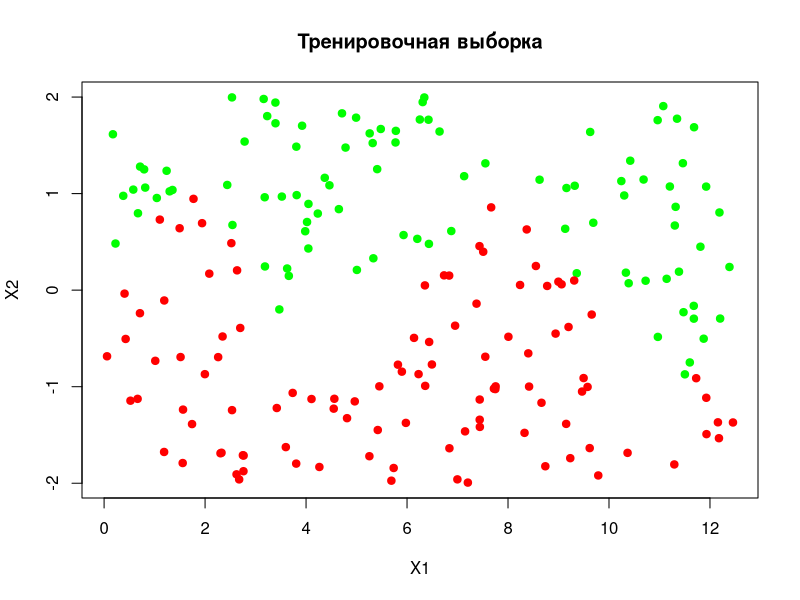
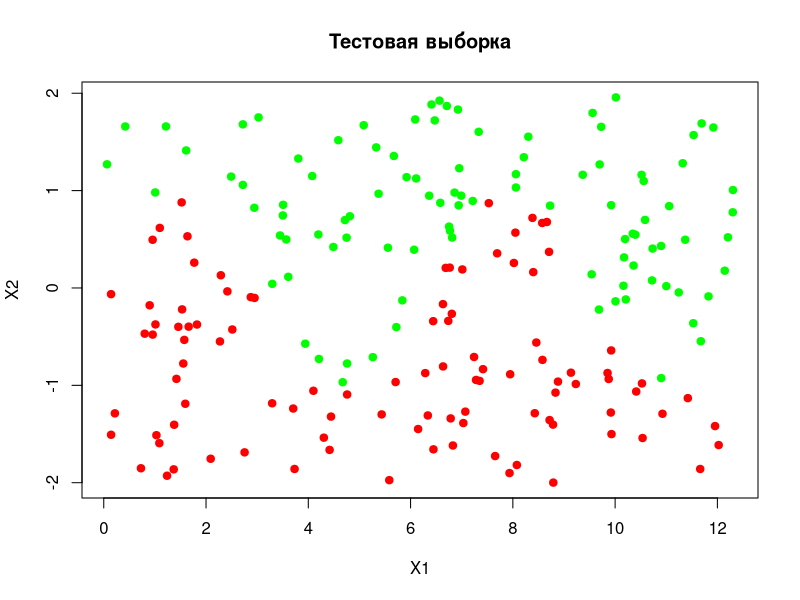
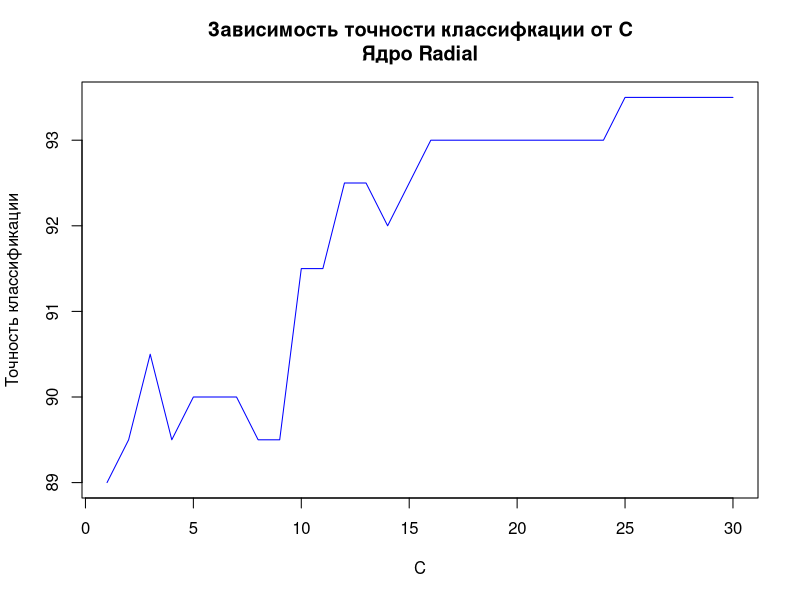
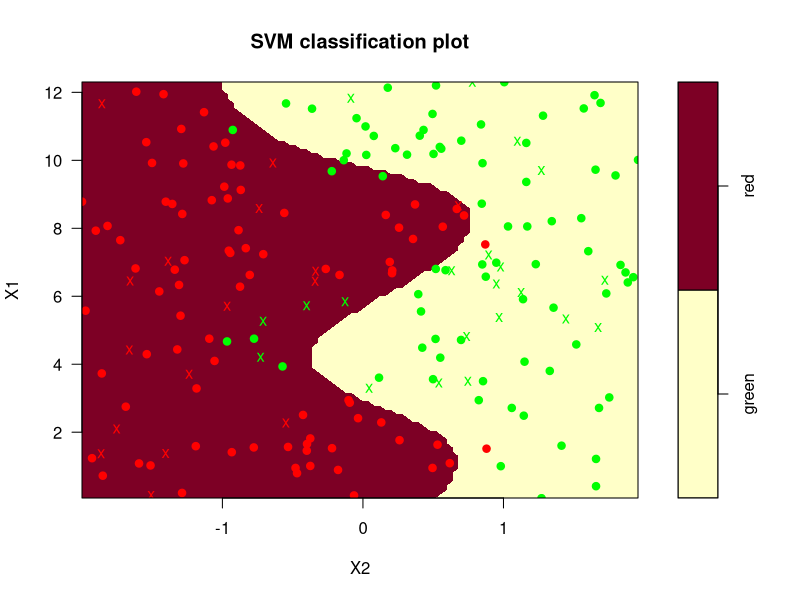
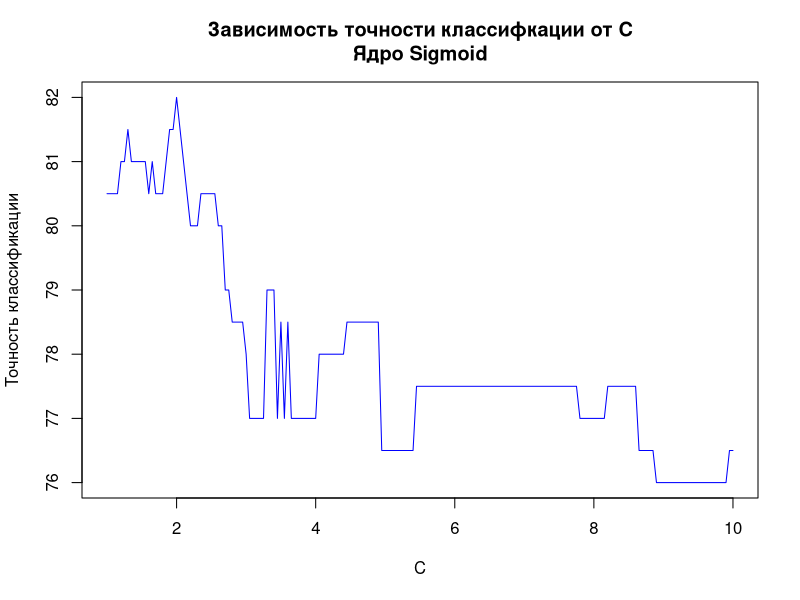
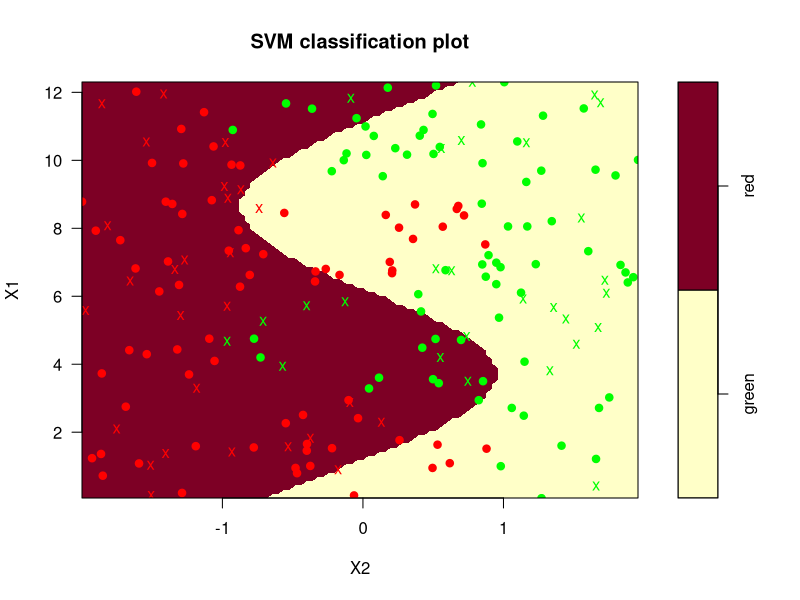
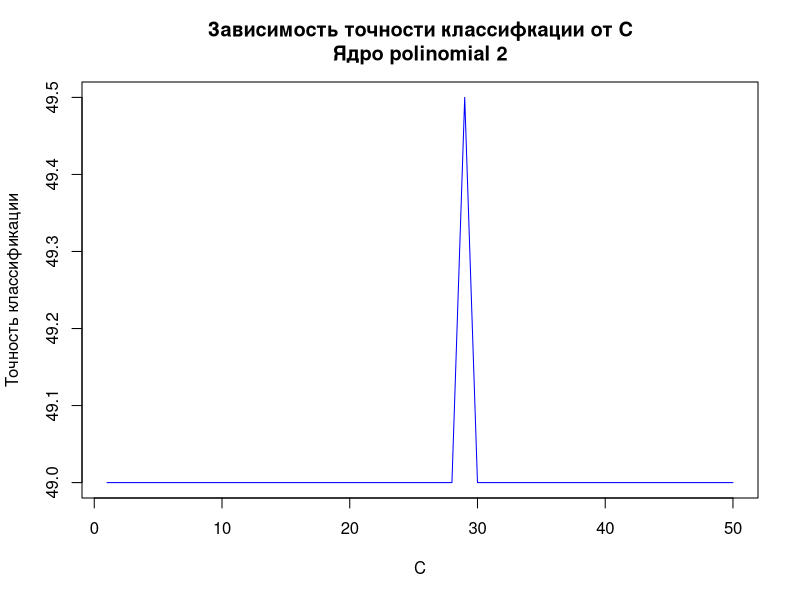
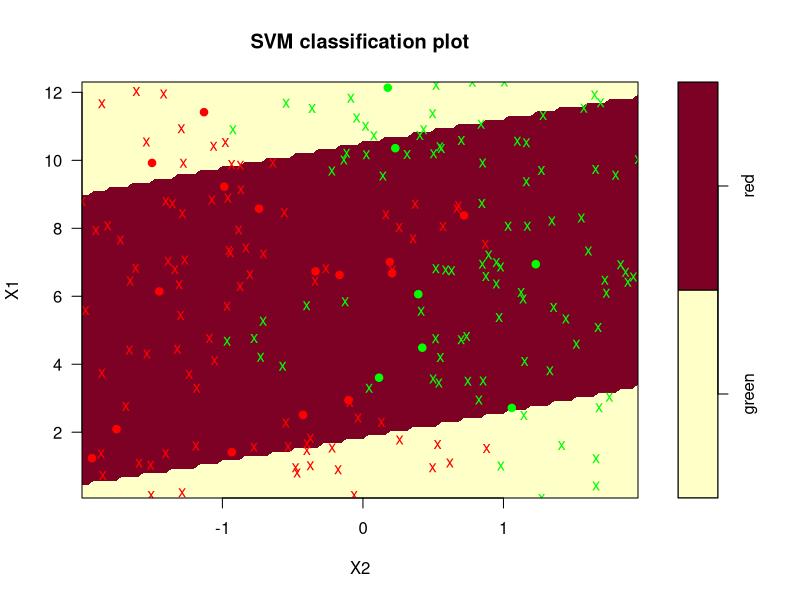

The R script that drew these images, in order:
library(e1071)

data_train <- read.table(
  "data/svmdata4.txt",
  sep = "\t",
  header = TRUE,
  stringsAsFactors = TRUE
)

data_test <- read.table(
  "data/svmdata4test.txt",
  sep = "\t",
  header = TRUE,
  stringsAsFactors = TRUE
)

# Raw data scatter plot
plot(
  x = data_train$X1,
  y = data_train$X2,
  
  col = as.character(data_train$Color),
  type = "p",
  pch = 19,
  
  xlab = "X1",
  ylab = "X2",
  main = "Тренировочная выборка"
)

plot(
  x = data_test$X1,
  y = data_test$X2,
  
  col = as.character(data_test$Color),
  type = "p",
  pch = 19,
  
  xlab = "X1",
  ylab = "X2",
  main = "Тестовая выборка"
)

# Radial kernel
c_values <- seq(1,30, 1)
accuracy <- c()

for (c in c_values) {
  svm_classifier <- svm(
    Color ~ X1 + X2,
    data = data_train,
    type = "C-classification",
    cost = c,
    kernel = "radial"
  )
  
  pred <- predict(svm_classifier, data_test)
  current_accuracy <- sum(pred == data_test$Color) / nrow(data_test) * 100
  accuracy <- append(accuracy, current_accuracy)
}

plot(
  x = c_values,
  y = accuracy,
  
  col = "blue",
  type = "l",
  
  xlab = "C",
  ylab = "Точность классификации",
  main = "Зависимость точности классифкации от C\nЯдро Radial"
)

optimal_c <- which.max(accuracy)
cat("Optimal C for test data: ", optimal_c, "\n")
cat("Radial kernel best accuracy on test data:", max(accuracy), "\n")

svm_classifier <- svm(
  Color ~ X1 + X2,
  data = data_train,
  type = "C-classification",
  cost = optimal_c,
  kernel = "radial"
)

plot(
  svm_classifier,
  data_test,
  
  grid = 100,
  dataSymbol = '●',
  svSymbol = 'x',
  symbolPalette = c("green", "red"),
)

# Sigmoid kernel
c_values <- seq(1,10,0.05)
accuracy <- c()

for (c in c_values) {
  svm_classifier <- svm(
    Color ~ X1 + X2,
    data = data_train,
    type = "C-classification",
    cost = c,
    kernel = "sigmoid"
  )
  
  pred <- predict(svm_classifier, data_test)
  current_accuracy <- sum(pred == data_test$Color) / nrow(data_test) * 100
  accuracy <- append(accuracy, current_accuracy)
}

plot(
  x = c_values,
  y = accuracy,
  
  col = "blue",
  type = "l",
  
  xlab = "C",
  ylab = "Точность классификации",
  main = "Зависимость точности классифкации от C\nЯдро Sigmoid"
)

optimal_c <- which.max(accuracy)
cat("Optimal C for test data: ", optimal_c, "\n")
cat("Sigmoid kernel best accuracy on test data:", max(accuracy), "\n")

svm_classifier <- svm(
  Color ~ X1 + X2,
  data = data_train,
  type = "C-classification",
  cost = optimal_c,
  kernel = "sigmoid"
)

plot(
  svm_classifier,
  data_test,
  
  grid = 100,
  dataSymbol = '●',
  svSymbol = 'x',
  symbolPalette = c("green", "red"),
)

# Polynomial kernel
degree_values <- seq(2, 10, 1)
c_values <- seq(1,50, 1)

for (degree in degree_values) {
  accuracy <- c()
  
  for (c in c_values) {
    svm_classifier <- svm(
      Color ~ X1 + X2,
      data = data_train,
      type = "C-classification",
      cost = c,
      kernel = "polynomial",
      degree = degree
    )
    
    pred <- predict(svm_classifier, data_test)
    current_accuracy <- sum(pred == data_test$Color) / nrow(data_test) * 100
    accuracy <- append(accuracy, current_accuracy)
  }
  
  plot(
    x = c_values,
    y = accuracy,
    
    col = "blue",
    type = "l",
    
    xlab = "C",
    ylab = "Точность классификации",
    main = paste(
      "Зависимость точности классифкации от C\nЯдро polinomial",
      degree)
  )
  
  cat("Optimal C for degree", degree, "is", which.max(accuracy), "\n")
  cat("Polinomial", degree, "kernel best accuracy:", max(accuracy), "\n")
  
  svm_classifier <- svm(
    Color ~ X1 + X2,
    data = data_train,
    type = "C-classification",
    cost = which.max(accuracy),
    kernel = "polynomial",
    degree = degree
  )
  
  plot(
    svm_classifier,
    data_test,
    
    grid = 100,
    dataSymbol = '●',
    svSymbol = 'x',
    symbolPalette = c("green", "red"),
  )
}
